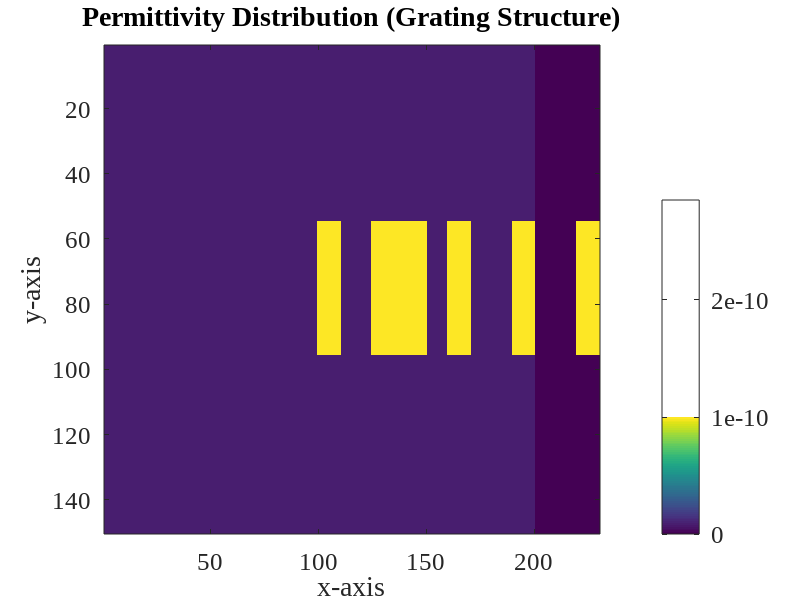

Recreate this plot in MATLAB.
%Set Default figure wondow style
winstyle = 'docked';
% winstyle = 'normal';

set(0,'DefaultFigureWindowStyle',winstyle)
set(0,'defaultaxesfontsize',18)
set(0,'defaultaxesfontname','Times New Roman')
% set(0,'defaultfigurecolor',[1 1 1])

% clear VARIABLES;
clear
global spatialFactor;
global c_eps_0 c_mu_0 c_c c_eta_0
global simulationStopTimes;
global AsymForcing
global dels
global SurfHxLeft SurfHyLeft SurfEzLeft SurfHxRight SurfHyRight SurfEzRight


%Grid Scaling Factors
dels = 0.75;
spatialFactor = 1;

%Physical Constants
c_c = 299792458;                  % speed of light
c_eps_0 = 8.8542149e-12;          % vacuum permittivity
c_mu_0 = 1.2566370614e-6;         % vacuum permeability
c_eta_0 = sqrt(c_mu_0/c_eps_0);

%Simulation Time and Parameters
tSim = 200e-15;
f = 460e12; %New Freq
%f = 230e12; %Normal Freq
lambda = c_c/f;

%Define Computational domain size
xMax{1} = 20e-6;
nx{1} = 200;
ny{1} = 0.75*nx{1};

%Number of regions
Reg.n = 1;

%Initialize material property matrices
mu{1} = ones(nx{1},ny{1})*c_mu_0;
epi{1} = ones(nx{1},ny{1})*c_eps_0; 

%DiElectic inclusion addition
epi{1}(125:150,55:95)= c_eps_0*11.3; %This is the code for inclusion when
%commented out it will cause the simulation to behave as if the material is
%just free space everywhere with a relative permittivity of 11.3

%Grating Multiple dielectric blocks with spacing
grating_width = 10; %Width of block
grating_spacing = 20; %Spacing between bars
num_grating = 5; %number of grating bars

for i = 1:num_grating
    x_start = 100 + (i-1) * (grating_width + grating_spacing);
    x_end = x_start + grating_width;
    epi{1}(x_start:x_end, 55:95) = c_eps_0 *11.3;
end

%Conductivity initially zero everywhere
sigma{1} = zeros(nx{1},ny{1});
sigmaH{1} = zeros(nx{1},ny{1});

%Spaitial and temporal discretization
dx = xMax{1}/nx{1};
dt = 0.25*dx/c_c;
nSteps = round(tSim/dt*2);
yMax = ny{1}*dx;
nsteps_lamda = lambda/dx

%Plotting and visualization settings
movie = 1;
Plot.off = 0;
Plot.pl = 0;
Plot.ori = '13';
Plot.N = 100;
Plot.MaxEz = 1.1;
Plot.MaxH = Plot.MaxEz/c_eta_0;
Plot.pv = [0 0 90];
Plot.reglim = [0 xMax{1} 0 yMax];

%Define wave source parameters
bc{1}.NumS = 1; %Number of sources in the sim
%bc{1}.s(1).xpos = nx{1}/(4) + 1; %Source position
bc{1}.s(1).xpos = nx{1}/(2); %Modified Source position
bc{1}.s(1).type = 'ss'; %Soft Source
bc{1}.s(1).fct = @PlaneWaveBC; %Function that defines the plane wave
% mag = -1/c_eta_0;

%Wave Properties
%mag = 1; %Normal wave amp
mag = 5; % Increased Wave Amp
phi = 0; %Initial phase
omega = f*2*pi; %angular frequency
betap = 0; %phase shift
%t0 = 30e-15; %center time of gaussian pulse
t0 = 100e-15; %New center time of gaussian pulse
%st = 15e-15; %Width of gaussian pulse
%st = 50e-15; %New Width of gaussian pulse
st = -0.05;
%s = 0; %Default Shift
s = 50e-15; %Delays wave shift
y0 = yMax/2; %Center of wave in y direction
sty = 1.5*lambda; %Spaitial width of wave in y direction

%Store Wave Parameters
bc{1}.s(1).paras = {mag,phi,omega,betap,t0,st,s,y0,sty,'s'};

%Set y-coordinates for plotting
Plot.y0 = round(y0/dx);

%Absorbing boundary conditions a is the absorbing boundary condition
bc{1}.xm.type = 'a'; %Absorbing boundary to the left (x-)
bc{1}.xp.type = 'a'; %to the right (x+)
bc{1}.ym.type = 'a'; %to the bottom (y-)
bc{1}.yp.type = 'a'; %to the top (y+)

%Peefectly matched layers settings
pml.width = 20 * spatialFactor;
pml.m = 3.5;

%Region Offset Settings
Reg.n  = 1;
Reg.xoff{1} = 0;
Reg.yoff{1} = 0;

%Run the FDTD sim using the Yee algorithm
%RunYeeReg

figure;
imagesc(epi{1}');
colorbar;
title('Permittivity Distribution (Grating Structure)');
xlabel('x-axis');
ylabel('y-axis');